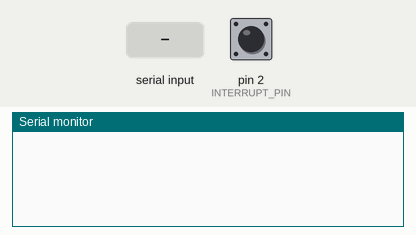
A sketch run on a simulated Arduino Uno, built with avr-gcc and run on an emulated ATmega328P. Parts: the last lines printed to the serial monitor. Inputs (shaded band) come from the test bench; at power-on: pin 2 (INTERRUPT_PIN) HIGH.

Above: at 1.2 s.
1.3 s: pin 2 (INTERRUPT_PIN) pulled LOW for 0.15 s
At 1.9 s:
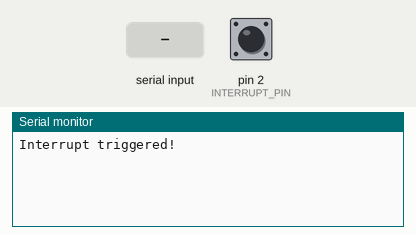
2.9 s: "90,45\n" received over Serial
At 5.1 s:
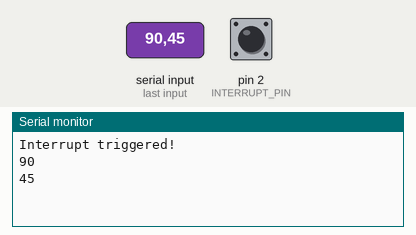
5.5 s: "30,150\n" received over Serial
At 7.2 s:
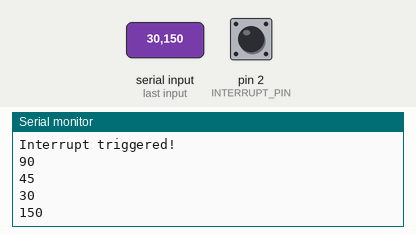
Timing chart, 0 to 8.7 s (numbered marks = the images above; inputs shaded):
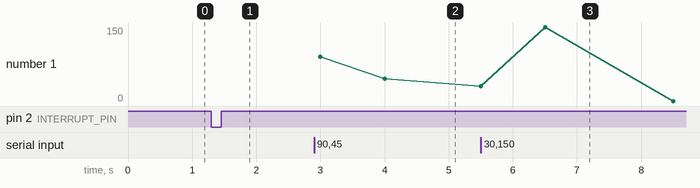

The sketch:

interrupt.ino
```cpp
// Define the RX and TX pins for UART
#define RX_PIN 0  // RX pin to receive data from B2
#define TX_PIN 1  // TX pin to send data to B4

// Define the interrupt pin (e.g., button press)
#define INTERRUPT_PIN 2  // Pin 2 as an interrupt pin

void setup() {
  // Set up interrupt pin as input (no pinMode)
  // Attach interrupt to the pin (falling edge)
  EICRA |= (1 << ISC01);  // Trigger interrupt on falling edge
  EIMSK |= (1 << INT0);   // Enable interrupt for INT0 (pin 2)

  // Start serial communication with B4
  Serial.begin(9600);
}

void loop() {
  // Data handling (receiving from B2, sending to B4)
  if (Serial.available() > 0) {
    int data = Serial.parseInt();  // Read data from B2
    Serial.println(data);          // Forward data to B4
  }

  // Other tasks (e.g., monitor button press)
  delay(1000);  // Delay before next loop
}

// Interrupt service routine (ISR) for the button press
ISR(INT0_vect) {
  // Handle the interrupt (for example, reset or alert)
  // (You can add any specific behavior needed during interrupt)
  Serial.println("Interrupt triggered!");
}
```

Measured:
- after the input at 1.3 s, the serial monitor: prints a new line at once (image 1)
- after the input at 2.9 s, the serial monitor: prints a new line after 0.10 s (image 2)
- after the input at 5.5 s, the serial monitor: prints a new line at once (image 3)
